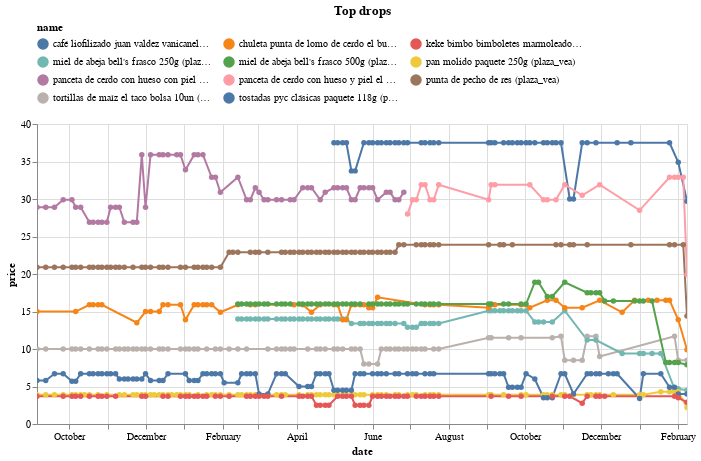

The cell this chart's notebook holds for it:
### Code cell
(top_changes
 .sort_values('change')
 .head(10)
 .pipe(plot_changes, 'Top drops')
)

### Figure 1 — Vega-Lite specification as saved in the notebook (floating-point values rounded to 4 significant figures; data arrays with more than 128 entries replaced by an {"elided": "..."} marker saying what was removed)
{"config": {"view": {"continuousWidth": 300, "continuousHeight": 300}, "legend": {"columns": 3, "orient": "top"}}, "data": {"name": "data-fa0bc4bab98d9fde8c7697b778cd5cc9"}, "mark": {"type": "line", "point": true}, "encoding": {"color": {"field": "name", "scale": {"domain": ["café liofilizado juan valdez vanicanela frasco 95g (plaza_vea)", "chuleta punta de lomo de cerdo el buen corte (plaza_vea)", "keke bimbo bimboletes marmoleados bolsa 3un (plaza_vea)", "miel de abeja bell's frasco 250g (plaza_vea)", "miel de abeja bell's frasco 500g (plaza_vea)", "pan molido paquete 250g (plaza_vea)", "panceta de cerdo con hueso con piel el buen corte pro (plaza_vea)", "panceta de cerdo con hueso y piel el buen corte fresco x kg (plaza_vea)", "punta de pecho de res (plaza_vea)", "tortillas de maíz el taco bolsa 10un (plaza_vea)", "tostadas pyc clásicas paquete 118g (plaza_vea)"]}, "type": "nominal"}, "tooltip": [{"field": "name", "type": "nominal"}, {"field": "price", "type": "quantitative"}, {"field": "last_price", "type": "quantitative"}], "x": {"field": "date", "type": "temporal"}, "y": {"field": "price", "type": "quantitative"}}, "params": [{"name": "param_3", "select": {"type": "point", "fields": ["name"]}, "bind": "legend"}, {"name": "param_4", "select": {"type": "interval", "encodings": ["x", "y"]}, "bind": "scales"}], "title": "Top drops", "transform": [{"filter": {"param": "param_3"}}], "width": 650, "$schema": "https://vega.github.io/schema/vega-lite/v5.16.3.json", "datasets": {"data-fa0bc4bab98d9fde8c7697b778cd5cc9": {"elided": "775 records"}}}
